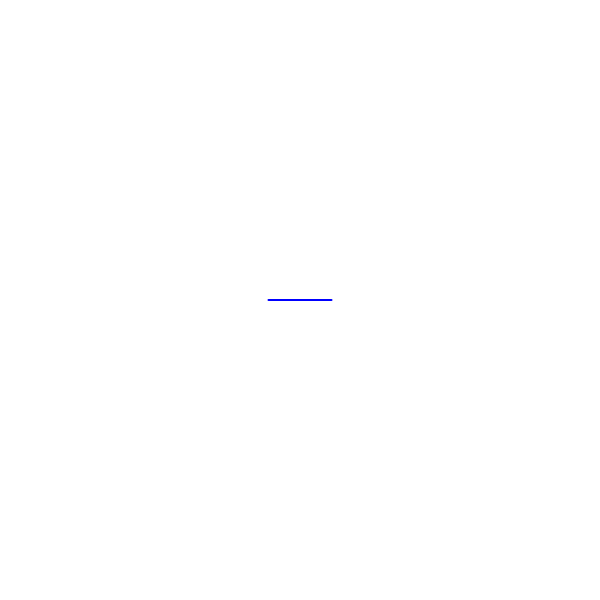
Frame 1 (no input)
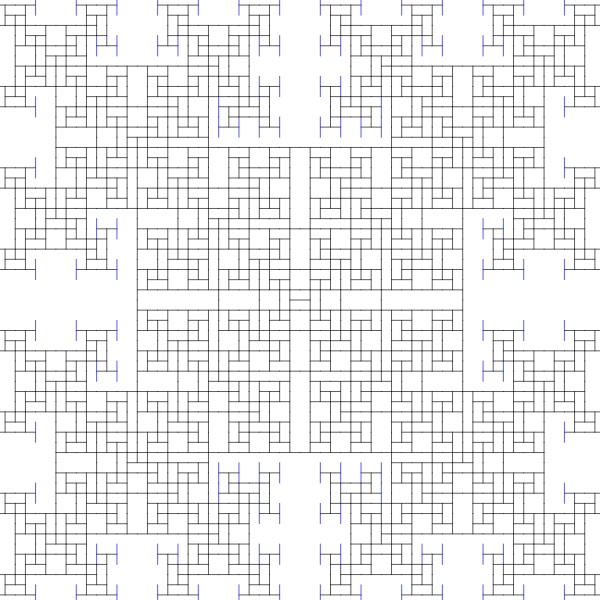
Frame 60 (no input)
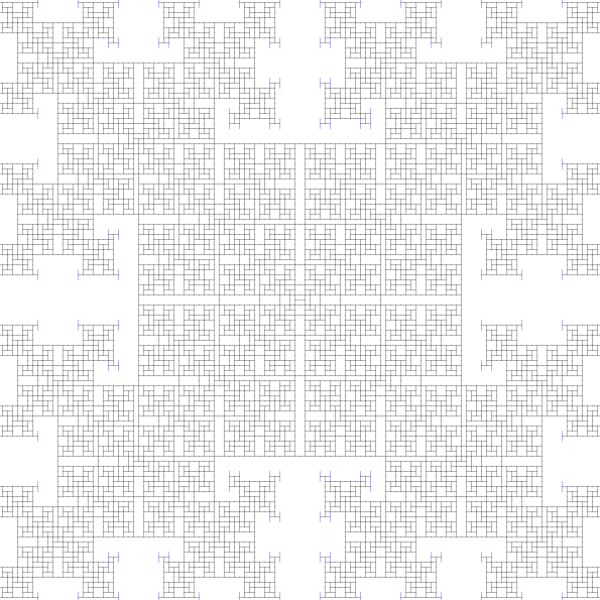
Frame 120 (the mouse pressed at the canvas centre since frame 60)

The p5.js sketch that drew these frames (run headless with seeded random() and noise() and a simulated clock; from frame 60 on, the mouse is pressed at the canvas centre):

// p5.js sketch
// ── sketch.js
// Toothpicks
// Daniel Shiffman
// https://thecodingtrain.com/CodingChallenges/126-toothpicks.html
// https://youtu.be/-OL_sw2MiYw
// https://editor.p5js.org/codingtrain/sketches/SJMl3u5xN

let picks = [];

let len = 63;

let minX;
let maxX;

function setup() {
	createCanvas(600, 600);
	minX = -width / 2;
	maxX = width / 2;
	picks.push(new Toothpick(0, 0, 1));
}

function draw() {
	background(255);
	translate(width / 2, height / 2);
	let factor = float(width) / (maxX - minX);
	scale(factor);
	for (let t of picks) {
		t.show(factor);
		minX = min(t.ax, minX);
		maxX = max(t.ax, maxX);
	}

	let next = [];
	for (let t of picks) {
		if (t.newPick) {
			let nextA = t.createA(picks);
			let nextB = t.createB(picks);
			if (nextA != null) {
				next.push(nextA);
			}
			if (nextB != null) {
				next.push(nextB);
			}
			t.newPick = false;
		}
	}

	picks = picks.concat(next);

	console.log(picks.length)
}
// ── toothpick.js
// Toothpicks
// Daniel Shiffman
// https://thecodingtrain.com/CodingChallenges/126-toothpicks.html
// https://youtu.be/-OL_sw2MiYw
// https://editor.p5js.org/codingtrain/sketches/SJMl3u5xN

class Toothpick {

	constructor(x, y, d) {
		this.newPick = true;

		this.dir = d;
		if (this.dir === 1) {
			this.ax = x - len / 2;
			this.bx = x + len / 2;
			this.ay = y;
			this.by = y;
		} else {
			this.ax = x;
			this.bx = x;
			this.ay = y - len / 2;
			this.by = y + len / 2;
		}
	}


	intersects(x, y) {
		if (this.ax === x && this.ay === y) {
			return true;
		} else return this.bx === x && this.by === y;
	}


	createA(others) {
		let available = true;
		for (let other of others) {
			if (other !== this && other.intersects(this.ax, this.ay)) {
				available = false;
				break;
			}
		}
		if (available) {
			return new Toothpick(this.ax, this.ay, this.dir * -1);
		} else {
			return null;
		}
	}

	createB(others) {
		let available = true;
		for (let other of others) {
			if (other !== this && other.intersects(this.bx, this.by)) {
				available = false;
				break;
			}
		}
		if (available) {
			return new Toothpick(this.bx, this.by, this.dir * -1);
		} else {
			return null;
		}
	}

	show(factor) {
		stroke(2 / factor);
		if (this.newPick) {
			stroke(0, 0, 255);
		}
		strokeWeight(2);
		line(this.ax, this.ay, this.bx, this.by);
	}
}
